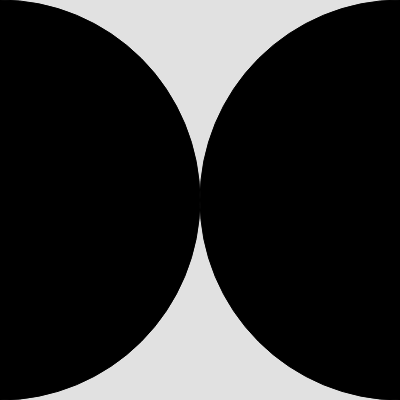
Frame 1 (no input)
Frame 60 (no input): identical to frame 1, image omitted
Frame 120 (the mouse pressed at the canvas centre since frame 60): identical to frame 1, image omitted

The p5.js sketch that drew this single still picture (run headless with seeded random() and noise() and a simulated clock; from frame 60 on, the mouse is pressed at the canvas centre):

// p5.js sketch
// ── sketch.js
function setup() {
    createCanvas(400, 400);
}

function draw() {
    background(225);
    fill(0);
    circle(0, 200, 400);
    circle(400, 200, 400);
}
